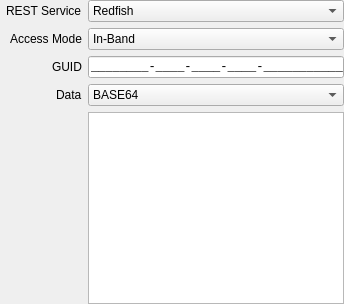
     <widget class="QWidget" name="rest_service_tab">
      <attribute name="icon">
       <iconset theme="network-wired"/>
      </attribute>
      <attribute name="title">
       <string>REST Service</string>
      </attribute>
      <attribute name="toolTip">
       <string>REST Service Settings.</string>
      </attribute>
      <attribute name="whatsThis">
       <string>&lt;html&gt;&lt;head/&gt;&lt;body&gt;&lt;p&gt;REST Service Settings.&lt;/p&gt;&lt;/body&gt;&lt;/html&gt;</string>
      </attribute>
      <layout class="QFormLayout" name="rest_service_layout">
       <property name="fieldGrowthPolicy">
        <enum>QFormLayout::FieldGrowthPolicy::ExpandingFieldsGrow</enum>
       </property>
       <property name="labelAlignment">
        <set>Qt::AlignmentFlag::AlignRight|Qt::AlignmentFlag::AlignTrailing|Qt::AlignmentFlag::AlignVCenter</set>
       </property>
       <property name="leftMargin">
        <number>6</number>
       </property>
       <property name="topMargin">
        <number>0</number>
       </property>
       <property name="rightMargin">
        <number>0</number>
       </property>
       <property name="bottomMargin">
        <number>0</number>
       </property>
       <item row="0" column="0">
        <widget class="QLabel" name="rest_service_rest_service_label">
         <property name="toolTip">
          <string>0x01 - Redfish REST Service.
0x02 - OData REST Service.
0xFF - Vendor specific REST Service.</string>
         </property>
         <property name="statusTip">
          <string>REST Service</string>
         </property>
         <property name="whatsThis">
          <string>&lt;html&gt;&lt;head/&gt;&lt;body&gt;&lt;p&gt;0x01 - Redfish REST Service.
0x02 - OData REST Service.
0xFF - Vendor specific REST Service.&lt;/p&gt;&lt;/body&gt;&lt;/html&gt;</string>
         </property>
         <property name="text">
          <string>REST Service</string>
         </property>
        </widget>
       </item>
       <item row="0" column="1">
        <widget class="QComboBox" name="rest_service_rest_service">
         <property name="sizePolicy">
          <sizepolicy hsizetype="Expanding" vsizetype="Fixed">
           <horstretch>0</horstretch>
           <verstretch>0</verstretch>
          </sizepolicy>
         </property>
         <property name="toolTip">
          <string>0x01 - Redfish REST Service.
0x02 - OData REST Service.
0xFF - Vendor specific REST Service.</string>
         </property>
         <property name="statusTip">
          <string>REST Service</string>
         </property>
         <property name="whatsThis">
          <string>&lt;html&gt;&lt;head/&gt;&lt;body&gt;&lt;p&gt;0x01 - Redfish REST Service.
0x02 - OData REST Service.
0xFF - Vendor specific REST Service.&lt;/p&gt;&lt;/body&gt;&lt;/html&gt;</string>
         </property>
         <item>
          <property name="text">
           <string>Redfish</string>
          </property>
         </item>
         <item>
          <property name="text">
           <string>OData</string>
          </property>
         </item>
         <item>
          <property name="text">
           <string>Vendor specific</string>
          </property>
         </item>
        </widget>
       </item>
       <item row="1" column="0">
        <widget class="QLabel" name="rest_service_access_mode_label">
         <property name="toolTip">
          <string>0x01 - In-Band REST Service.
0x02 - Out-of-band REST Service.</string>
         </property>
         <property name="statusTip">
          <string>Access Mode</string>
         </property>
         <property name="whatsThis">
          <string>&lt;html&gt;&lt;head/&gt;&lt;body&gt;&lt;p&gt;0x01 - In-Band REST Service.
0x02 - Out-of-band REST Service.&lt;/p&gt;&lt;/body&gt;&lt;/html&gt;</string>
         </property>
         <property name="text">
          <string>Access Mode</string>
         </property>
        </widget>
       </item>
       <item row="1" column="1">
        <widget class="QComboBox" name="rest_service_access_mode">
         <property name="sizePolicy">
          <sizepolicy hsizetype="Expanding" vsizetype="Fixed">
           <horstretch>0</horstretch>
           <verstretch>0</verstretch>
          </sizepolicy>
         </property>
         <property name="toolTip">
          <string>0x01 - In-Band REST Service.
0x02 - Out-of-band REST Service.</string>
         </property>
         <property name="statusTip">
          <string>Access Mode</string>
         </property>
         <property name="whatsThis">
          <string>&lt;html&gt;&lt;head/&gt;&lt;body&gt;&lt;p&gt;0x01 - In-Band REST Service.
0x02 - Out-of-band REST Service.&lt;/p&gt;&lt;/body&gt;&lt;/html&gt;</string>
         </property>
         <item>
          <property name="text">
           <string>In-Band</string>
          </property>
         </item>
         <item>
          <property name="text">
           <string>Out-of-band</string>
          </property>
         </item>
        </widget>
       </item>
       <item row="2" column="0">
        <widget class="QLabel" name="rest_service_guid_label">
         <property name="toolTip">
          <string>GUID of vendor specific REST service.</string>
         </property>
         <property name="statusTip">
          <string>GUID</string>
         </property>
         <property name="whatsThis">
          <string>&lt;html&gt;&lt;head/&gt;&lt;body&gt;&lt;p&gt;GUID of vendor specific REST service.&lt;/p&gt;&lt;/body&gt;&lt;/html&gt;</string>
         </property>
         <property name="text">
          <string>GUID</string>
         </property>
        </widget>
       </item>
       <item row="2" column="1">
        <widget class="QLineEdit" name="rest_service_guid">
         <property name="font">
          <font>
           <family>Monospace</family>
          </font>
         </property>
         <property name="toolTip">
          <string>GUID of vendor specific REST service.</string>
         </property>
         <property name="statusTip">
          <string>GUID</string>
         </property>
         <property name="whatsThis">
          <string>&lt;html&gt;&lt;head/&gt;&lt;body&gt;&lt;p&gt;GUID of vendor specific REST service.&lt;/p&gt;&lt;/body&gt;&lt;/html&gt;</string>
         </property>
         <property name="inputMask">
          <string notr="true">&lt;HHHHHHHH-HHHH-HHHH-HHHH-HHHHHHHHHHHH;_</string>
         </property>
        </widget>
       </item>
       <item row="3" column="0">
        <widget class="QLabel" name="rest_service_data_label">
         <property name="toolTip">
          <string>Vendor-defined data.</string>
         </property>
         <property name="statusTip">
          <string>Data</string>
         </property>
         <property name="whatsThis">
          <string>&lt;html&gt;&lt;head/&gt;&lt;body&gt;&lt;p&gt;Vendor-defined data.&lt;/p&gt;&lt;/body&gt;&lt;/html&gt;</string>
         </property>
         <property name="text">
          <string>Data</string>
         </property>
        </widget>
       </item>
       <item row="3" column="1">
        <widget class="QComboBox" name="rest_service_data_format">
         <property name="sizePolicy">
          <sizepolicy hsizetype="Expanding" vsizetype="Fixed">
           <horstretch>0</horstretch>
           <verstretch>0</verstretch>
          </sizepolicy>
         </property>
         <property name="toolTip">
          <string>Data format.</string>
         </property>
         <property name="statusTip">
          <string>Data format</string>
         </property>
         <property name="whatsThis">
          <string>&lt;html&gt;&lt;head/&gt;&lt;body&gt;&lt;p&gt;Data format.&lt;/p&gt;&lt;/body&gt;&lt;/html&gt;</string>
         </property>
         <item>
          <property name="text">
           <string>BASE64</string>
          </property>
         </item>
         <item>
          <property name="text">
           <string>UTF-16</string>
          </property>
         </item>
         <item>
          <property name="text">
           <string>UTF-8</string>
          </property>
         </item>
         <item>
          <property name="text">
           <string>HEX</string>
          </property>
         </item>
        </widget>
       </item>
       <item row="4" column="1">
        <widget class="QPlainTextEdit" name="rest_service_data">
         <property name="sizePolicy">
          <sizepolicy hsizetype="Expanding" vsizetype="Fixed">
           <horstretch>0</horstretch>
           <verstretch>0</verstretch>
          </sizepolicy>
         </property>
         <property name="toolTip">
          <string>Vendor-defined data.</string>
         </property>
         <property name="statusTip">
          <string>Data</string>
         </property>
         <property name="whatsThis">
          <string>&lt;html&gt;&lt;head/&gt;&lt;body&gt;&lt;p&gt;Vendor-defined data.&lt;/p&gt;&lt;/body&gt;&lt;/html&gt;</string>
         </property>
        </widget>
       </item>
      </layout>
     </widget>
